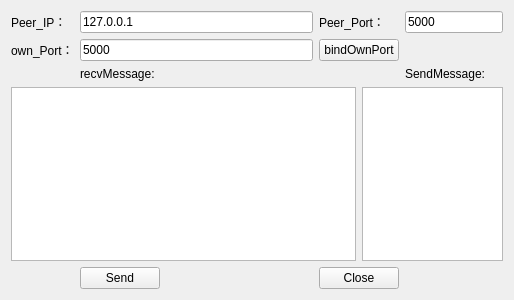
<?xml version="1.0" encoding="UTF-8"?>
<ui version="4.0">
 <class>Widget</class>
 <widget class="QWidget" name="Widget">
  <property name="geometry">
   <rect>
    <x>0</x>
    <y>0</y>
    <width>514</width>
    <height>300</height>
   </rect>
  </property>
  <property name="windowTitle">
   <string>Widget</string>
  </property>
  <layout class="QGridLayout" name="gridLayout">
   <item row="0" column="0">
    <widget class="QLabel" name="labelIP">
     <property name="text">
      <string>Peer_IP：</string>
     </property>
    </widget>
   </item>
   <item row="0" column="1" colspan="2">
    <widget class="QLineEdit" name="lineEditIP">
     <property name="text">
      <string>127.0.0.1</string>
     </property>
    </widget>
   </item>
   <item row="0" column="3" colspan="2">
    <widget class="QLabel" name="labelPeerPort">
     <property name="text">
      <string>Peer_Port：</string>
     </property>
    </widget>
   </item>
   <item row="0" column="5" colspan="2">
    <widget class="QLineEdit" name="lineEditPeerPort">
     <property name="text">
      <string>5000</string>
     </property>
    </widget>
   </item>
   <item row="1" column="0">
    <widget class="QLabel" name="labelOwnPort">
     <property name="text">
      <string>own_Port：</string>
     </property>
    </widget>
   </item>
   <item row="1" column="1" colspan="2">
    <widget class="QLineEdit" name="lineEditOwnPort">
     <property name="text">
      <string>5000</string>
     </property>
    </widget>
   </item>
   <item row="1" column="3" colspan="2">
    <widget class="QPushButton" name="buttonBindOwnPort">
     <property name="text">
      <string>bindOwnPort</string>
     </property>
    </widget>
   </item>
   <item row="2" column="1">
    <widget class="QLabel" name="labelRecv">
     <property name="text">
      <string>recvMessage:</string>
     </property>
    </widget>
   </item>
   <item row="2" column="5">
    <widget class="QLabel" name="labelSend">
     <property name="text">
      <string>SendMessage:</string>
     </property>
    </widget>
   </item>
   <item row="3" column="0" colspan="4">
    <widget class="QTextEdit" name="textEditRead">
     <property name="readOnly">
      <bool>true</bool>
     </property>
    </widget>
   </item>
   <item row="3" column="4" colspan="3">
    <widget class="QTextEdit" name="textEditWrite">
     <property name="readOnly">
      <bool>false</bool>
     </property>
    </widget>
   </item>
   <item row="4" column="0">
    <spacer name="horizontalSpacer_3">
     <property name="orientation">
      <enum>Qt::Horizontal</enum>
     </property>
     <property name="sizeHint" stdset="0">
      <size>
       <width>57</width>
       <height>20</height>
      </size>
     </property>
    </spacer>
   </item>
   <item row="4" column="1">
    <widget class="QPushButton" name="buttonSend">
     <property name="text">
      <string>Send</string>
     </property>
    </widget>
   </item>
   <item row="4" column="2">
    <spacer name="horizontalSpacer">
     <property name="orientation">
      <enum>Qt::Horizontal</enum>
     </property>
     <property name="sizeHint" stdset="0">
      <size>
       <width>217</width>
       <height>20</height>
      </size>
     </property>
    </spacer>
   </item>
   <item row="4" column="3" colspan="2">
    <widget class="QPushButton" name="buttonClose">
     <property name="text">
      <string>Close</string>
     </property>
    </widget>
   </item>
   <item row="4" column="5" colspan="2">
    <spacer name="horizontalSpacer_2">
     <property name="orientation">
      <enum>Qt::Horizontal</enum>
     </property>
     <property name="sizeHint" stdset="0">
      <size>
       <width>134</width>
       <height>20</height>
      </size>
     </property>
    </spacer>
   </item>
  </layout>
 </widget>
 <layoutdefault spacing="6" margin="11"/>
 <resources/>
 <connections/>
</ui>
